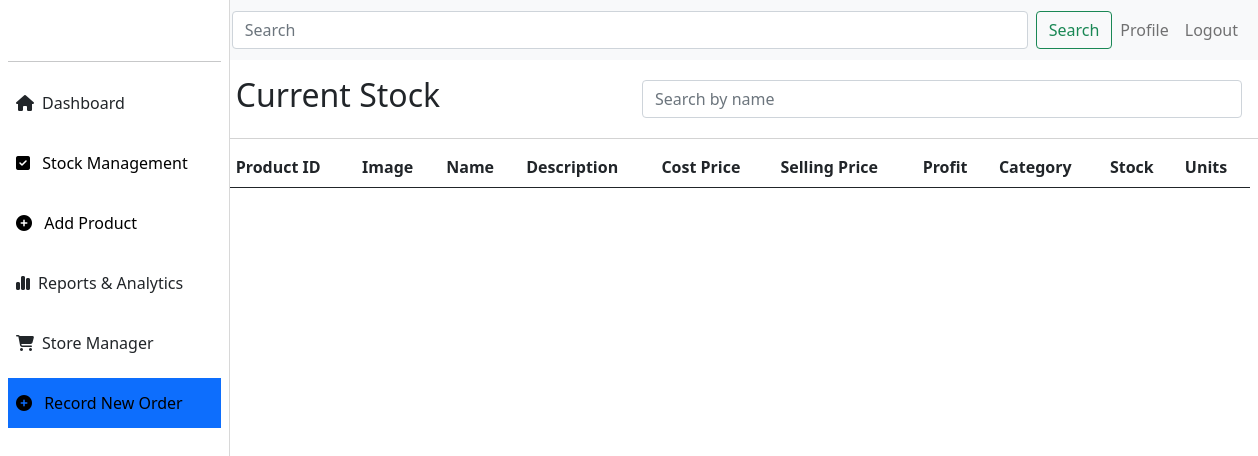
The app's page /products/view-products/ (signed in), older data.
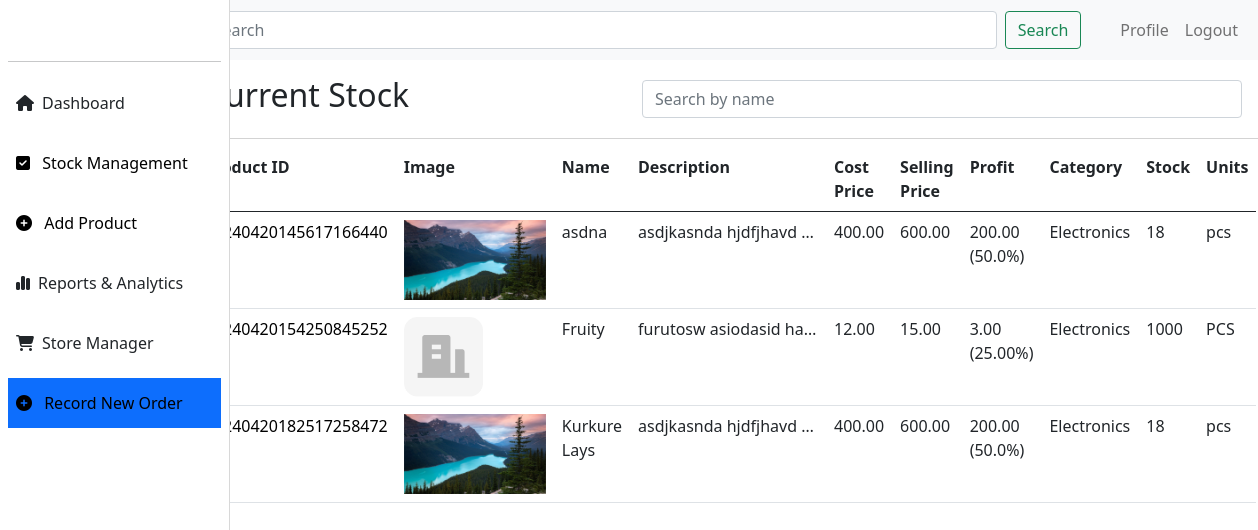
The same page, newer data.
### products/models.py (models this page shows, shortened)
class Product(models.Model):
    name = models.CharField(max_length=255)
    description = models.TextField()
    cost_price = models.DecimalField(max_digits=10, decimal_places=2)
    selling_price = models.DecimalField(max_digits=10, decimal_places=2)
    stock = models.IntegerField(default=0)
    created_at = models.DateTimeField(auto_now_add=True)
    updated_at = models.DateTimeField(auto_now=True)
    category = models.ForeignKey('Category', on_delete=models.CASCADE)
    unique_id = models.CharField(max_length=255, unique=True)
    gst = models.DecimalField(max_digits=10, decimal_places=2, default=0)
    units = models.CharField(max_length=255, default='pcs')
    image = models.ImageField(upload_to='products/', default='products/default.jpg')
    account  = models.ForeignKey('accounts.Account', on_delete=models.CASCADE, null=True, blank=True)
    is_active = models.BooleanField(default=True)
    def profit(self):
        profit = self.selling_price - self.cost_price
        profit_percentage = (profit/self.cost_price)*100
        return f'{profit} ({profit_percentage}%)'

class Category(models.Model):
    name = models.CharField(max_length=255)
    description = models.TextField()
    created_at = models.DateTimeField(auto_now_add=True)
    updated_at = models.DateTimeField(auto_now=True)
    def __str__(self):
        return self.name

### products/views.py (the view)
# urls.py: path("view-products/", views.view_products, name="view-products"),
def view_products(request):
    products = Product.objects.filter(account__user=request.user)
    return render(request, 'products/products.html', {'products': products})

### templates/products/products.html (shortened to what this page needs)
{% extends "home/base.html" %}
{% block content %}
<div class="d-flex" style="min-width: 100vw;">
    <div style="width: 230px;">
        {% include 'home/sidebar.html' %}
    </div>
    <div style="width:85vw;">
        {% include 'home/topbar.html' %}
        <div class=" p-3 d-flex justify-content-between align-items-center"
            style="width:100%; border-bottom:1px solid #d3d3d3;">
            <h2>Current Stock</h2>
            <div class="d-flex">
                <form action="{% url 'search-products' %}" method="POST">
                    <input type="text" name="search" class="form-control" placeholder="Search by name" style="width:600px">
                </form>
            </div>
        </div>
        <div class="p-2">
            <table class="table">
                <tr>
                    <th>Product ID</th>
                    <th>Image</th>
                    <th>Name</th>
                    <th>Description</th>
                    <th>Cost Price</th>
                    <th>Selling Price</th>
                    <th>Profit</th>
                    <th>Category</th>
                    <th>Stock</th>
                    <th>Units</th>
                </tr>
                <tbody>
                    {% for product in products %}
                    <tr>
                        <td><a href="{% url 'edit-product' product.id %}">{{product.unique_id}}</a></td>
                        <td><img src="{{product.image.url}}" style="height: 80px;object-fit:fill;" alt="{{product.name}}"></td>
                        <td>{{product.name}}</td>
                        <td ><p style=" width:180px;overflow: hidden;text-wrap:nowrap; text-overflow: ellipsis;">{{product.description}}...</p></td>
                        <td>{{product.cost_price}}</td>
                        <td>{{product.selling_price}}</td>
                        <td>{{product.profit}}</td>
                        <td>{{product.category}}</td>
                        <td>{{product.stock}}</td>
                        <td>{{product.units}}</td>
                    </tr>
                    {% endfor %}
                </tbody>
            </table>
        </div>
</div>
</div>
{% endblock content %}

### templates/home/base.html (shortened to what this page needs)
<!DOCTYPE html>
<html lang="en">
<head>
    <link href="https://cdn.jsdelivr.net/npm/bootstrap@5.0.2/dist/css/bootstrap.min.css" rel="stylesheet"
>
    <link rel="stylesheet" href="http://code.jquery.com/ui/1.12.1/themes/smoothness/jquery-ui.css">
    <link rel="stylesheet" href="/media/global/index.css">
    <link rel="stylesheet" href="https://cdnjs.cloudflare.com/ajax/libs/font-awesome/6.5.2/css/all.min.css"
 />
</head>
<body>
    {% block content %}{% endblock content %}
</body>
</html>

### templates/home/sidebar.html (shortened to what this page needs)
<div class="fixed-top sidebar bg-white pt-4 px-2">
    <div class="user-profile d-flex mt-3" style="height: 5px;">
    </div>
    <hr>
    <ul>
        <li><i class="fa fa-home mx-2" aria-hidden="true"></i>Dashboard</li>
        <li><a href="{% url 'view-products' %}"><i class="fa fa-square-check mx-2" aria-hidden="true"></i> Stock Management </a></li>
         <li><a href="{% url 'add-products' %}"><i class="fa fa-circle-plus mx-2" aria-hidden="true"></i> Add Product </a></li>
        <li><i class="fa fa-chart-simple mx-2" aria-hidden="true"></i> Reports & Analytics</li>
        <li><i class="fa fa-cart-shopping mx-2" aria-hidden="true"></i> Store Manager</li>
        <li class="bg-primary text-white"><a href="{% url 'initiate-order' %}"> <i class="fa fa-plus-circle mx-2" aria-hidden="true"></i> Record New Order</a></li>
    </ul>
</div>

### templates/home/topbar.html
<div class="navbar navbar-expand-lg navbar-light bg-light" style="width: 100%; height: 60px">
    <div class="container-fluid" style="height: 30px;">
        <form class="d-flex" action="/search" method="GET" style="width: 70vw;">
            <input class="form-control me-2" type="search" placeholder="Search" name="q" aria-label="Search">
            <button class="btn btn-outline-success" type="submit">Search</button>
        </form>
        <div class="navbar-nav ms-auto">
            <a class="nav-link" href="#">Profile</a>
            <a class="nav-link" href="#">Logout</a>
        </div>
    </div>
</div>

### templates/home/sidebar.html (style rules this page uses)
.sidebar { width: 230px; height: 100vh; border-right:solid 1px rgb(216, 216, 216); }
ul { list-style: none; padding: 0; }
.sidebar>ul>li { height: 50px; margin-top: 10px; display: flex; align-items: center; }
a { text-decoration: none; color: black; }

Row changes from the older to the newer data that the page shows:
added Product: unique_id "20240420145617166440", image (picture), name "asdna", description "asdjkasnda hjdfjhavd…", cost_price "400.00", selling_price "600.00", profit "200.00 (50.0%)", category "Electronics", stock "18", units "pcs"
added Product: unique_id "20240420154250845252", image (picture), name "Fruity", description "furutosw asiodasid ha…", cost_price "12.00", selling_price "15.00", profit "3.00 (25.00%)", category "Electronics", stock "1000", units "PCS"
added Product: unique_id "20240420182517258472", image (picture), name "Kurkure Lays", description "asdjkasnda hjdfjhavd…", cost_price "400.00", selling_price "600.00", profit "200.00 (50.0%)", category "Electronics", stock "18", units "pcs"
